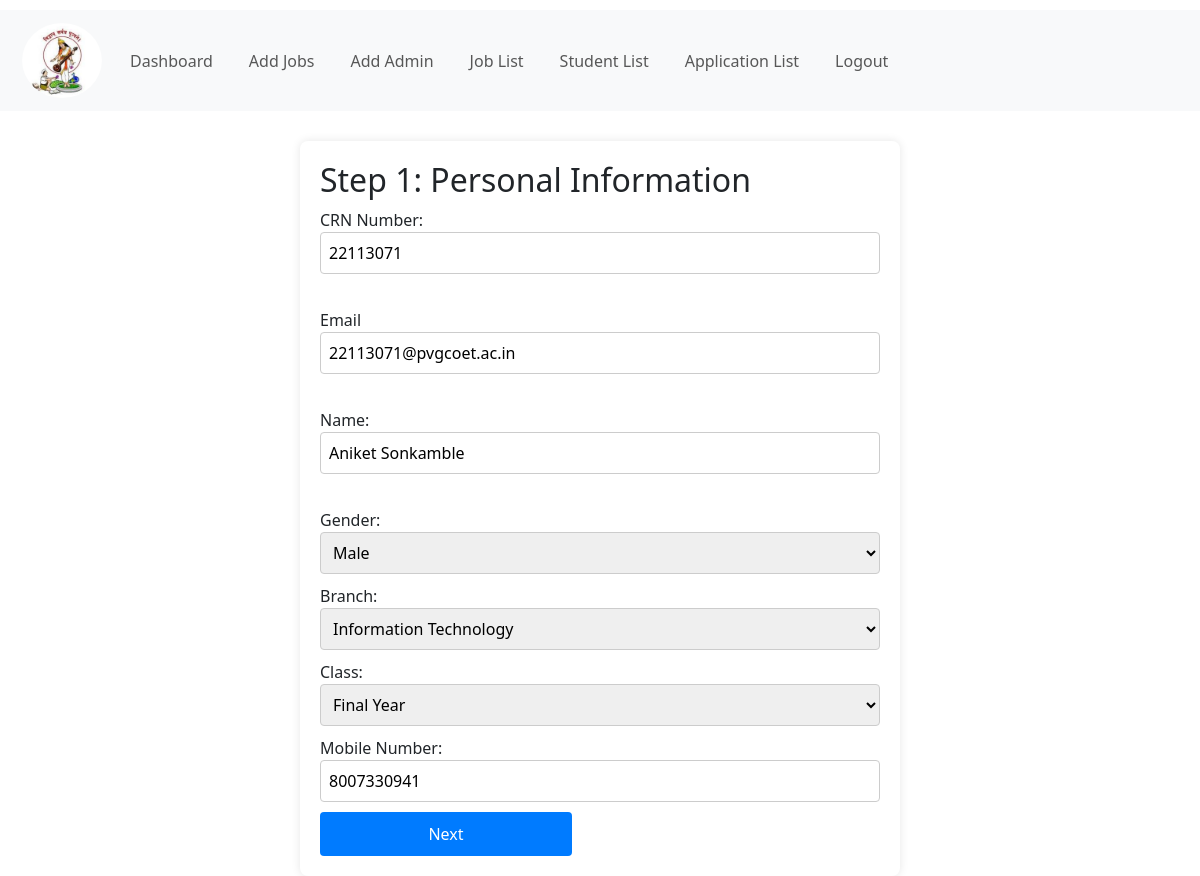
The page /pvg/update_std/22113071 on the database as committed earlier.
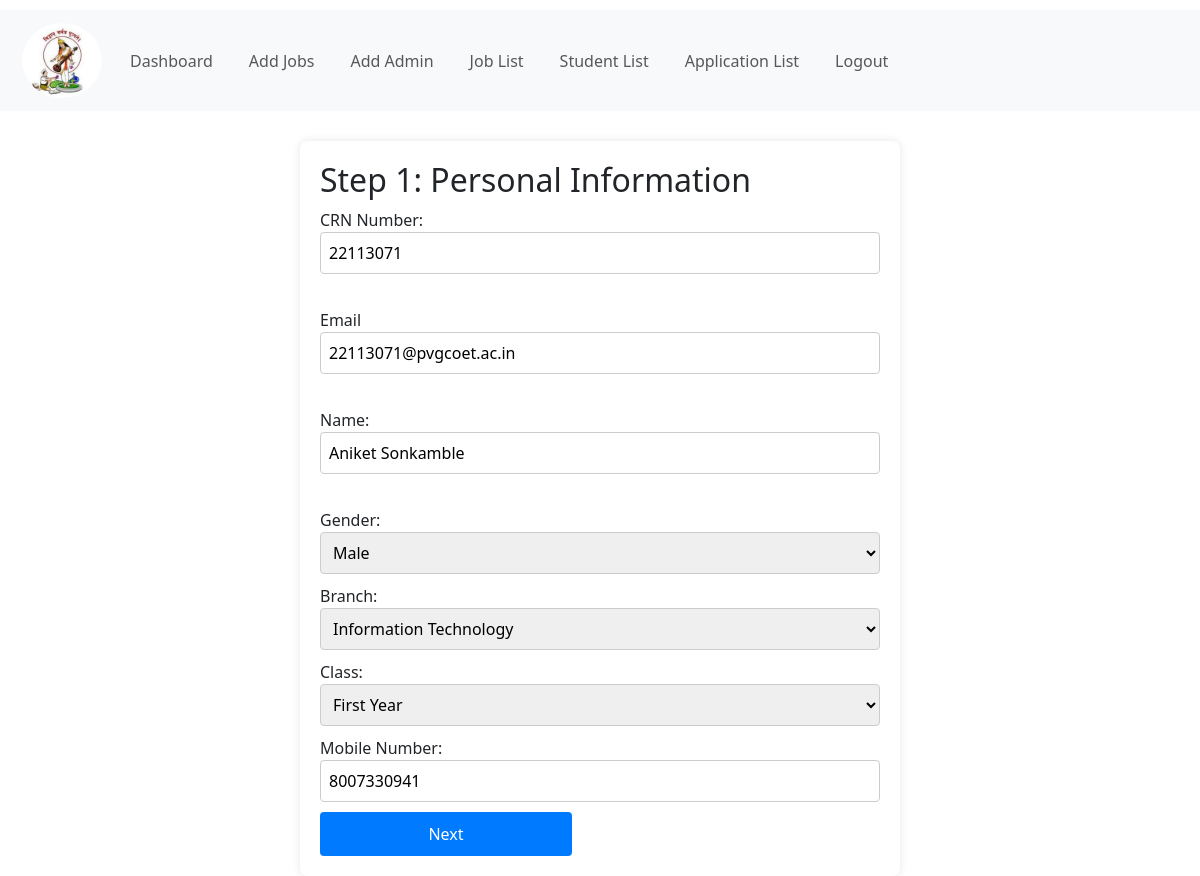
The same page on the database as committed later.
### pvg/models.py (models this page shows, shortened)
class Student(models.Model):
    crn_number = models.IntegerField(primary_key=True)
    BRANCH_CHOICES = [
        ('ME', 'Mechanical Engineering'),
        ('IT', 'Information Technology'),
        ('CS', 'Computer Science'),
        ('EE', 'Electrical Engineering'),
        ('ENTC', 'ENTC'),
        ('Printing', 'Printing'),
        ('AIDS', 'AIDS')
    ]
    STUDENT_YEAR_CHOICES = [
         ('FE', 'First Year'),
         ('SE', 'Second Year'),
         ('TE', 'Third Year'),
         ('BE', 'Final Year')
    ]
    GENDER_CHOICES = [
        ('Male', 'Male'),
        ('Female', 'Female')
    ]
    PLACEMENT_CHOICES = [
        ('On Campus', 'On Campus'),
        ('Off Campus', 'Off Campus')
    ]
    name = models.CharField(max_length=100)
    branch = models.CharField(max_length=20, choices=BRANCH_CHOICES)
    year = models.CharField(max_length=20, choices=STUDENT_YEAR_CHOICES)
    passing_year = models.IntegerField(default=0)
    email = models.EmailField(max_length=50, null=True, blank=True)
    password = models.CharField(max_length=20, null=True, blank=True)
    CGPA = models.FloatField(null=True, blank=True)
    mobile_number = models.CharField(max_length=15, blank=True)
    mark_10th = models.FloatField(null=True, blank=True)
    mark_12th = models.FloatField(null=True, blank=True)
    diploma_marks = models.FloatField(null=True, blank=True)
    aggregate_marks = models.FloatField(null=True, blank=True)
    year_down = models.CharField(max_length=5, blank=True)
    active_backlog = models.CharField(max_length=15, blank=True)
    placement_status = models.CharField(max_length=100, null=True, blank=True)
    remarks = models.CharField(max_length=500, blank=True)
    gender = models.CharField(max_length=10, choices=GENDER_CHOICES, blank=True)
    company_name = models.CharField(max_length=100, null=True, blank=True)
    salary = models.IntegerField(null=True, blank=True)
    placement_type = models.CharField(max_length=20, choices=PLACEMENT_CHOICES, default='On Campus')
    user = models.OneToOneField(User, on_delete=models.CASCADE, related_name='student', null=True, blank=True)

### pvg/views.py (the view)
# urls.py: path("update_std/<int:crn_number>", views.update_std, name="update_std"),
def update_std(request, crn_number):
    data = Student.objects.get(pk=crn_number)
    return render(request, "update_std.html", {'data': data})

### pvg/templates/update_std.html (shortened to what this page needs)
{% extends "base_admin.html" %}
{% block head %}
{% load static %}
<link rel="stylesheet" href="{% static 'css/signup.css' %}">
{% endblock %}
{% block body %}
<form id="signup-form" action="{% url 'do_update_std' data.crn_number %}" method="post" onsubmit="return validatestdUpdate()" enctype="multipart/form-data">
  <div class="step" id="step1">
    <h2>Step 1: Personal Information</h2>
    <label for="crn_number">CRN Number:</label>
    <input type="text" id="crn_number" name="crn_number" placeholder="Enter CRN Number" value='{{data.crn_number}}' readonly><br>
    <b></b><br>
    <label for="email">Email</label>
    <input type="email" id="email" name="email" placeholder="Enter College Email Id" value='{{data.email}}'><br>
    <b></b><br>
    <label for="name">Name:</label>
    <input type="text" id="name" name="name" placeholder="Enter Your Name" value='{{data.name}}'><br>
    <b></b><br>
    <label for="gender">Gender:</label>
    <select id="gender" name="gender">
        <option value="Male" {% if data.gender == "Male" %}selected{% endif %}>Male</option>
    </select><br>
    <label for="branch">Branch:</label>
    <select id="branch" name="branch">
        <option value="IT" {% if data.branch == "IT" %}selected{% endif %}>Information Technology</option>
    </select><br>
    <label for="year">Class:</label>
    <select id="year" name="year">
        <option value="FE" {% if data.year == "FE" %}selected{% endif %}>First Year</option>
        <option value="BE" {% if data.year == "BE" %}selected{% endif %}>Final Year</option>
    </select><br>
    <label for="mobile_number">Mobile Number:</label>
    <input type="text" id="mobile_number" name="mobile_number" placeholder="Enter Mobile Number" value='{{data.mobile_number}}'>
    <b></b><br>
    <button type="button" onclick="nextStep(1)">Next</button>
  </div>
</form>
{% endblock %}

Rows that differ between the two databases and show on the page:
changed Student "22113071@pvgcoet.ac.in": year "Final Year" → "First Year"
